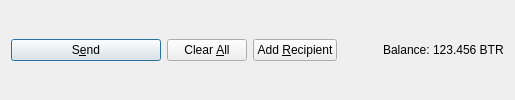
           <widget class="QFrame" name="frame_Send">
            <layout class="QHBoxLayout" name="horizontalLayout">
             <property name="topMargin">
              <number>6</number>
             </property>
             <property name="bottomMargin">
              <number>6</number>
             </property>
             <item>
              <widget class="QPushButton" name="sendButton">
               <property name="minimumSize">
                <size>
                 <width>150</width>
                 <height>0</height>
                </size>
               </property>
               <property name="toolTip">
                <string>Confirm the send action</string>
               </property>
               <property name="text">
                <string>S&amp;end</string>
               </property>
               <property name="icon">
                <iconset resource="../bittern.qrc">
                 <normaloff>:/icons/send</normaloff>:/icons/send</iconset>
               </property>
               <property name="autoDefault">
                <bool>false</bool>
               </property>
               <property name="default">
                <bool>true</bool>
               </property>
              </widget>
             </item>
             <item>
              <widget class="QPushButton" name="clearButton">
               <property name="sizePolicy">
                <sizepolicy hsizetype="Minimum" vsizetype="Fixed">
                 <horstretch>0</horstretch>
                 <verstretch>0</verstretch>
                </sizepolicy>
               </property>
               <property name="toolTip">
                <string>Clear all fields of the form.</string>
               </property>
               <property name="text">
                <string>Clear &amp;All</string>
               </property>
               <property name="icon">
                <iconset resource="../bittern.qrc">
                 <normaloff>:/icons/remove</normaloff>:/icons/remove</iconset>
               </property>
               <property name="autoDefault">
                <bool>false</bool>
               </property>
              </widget>
             </item>
             <item>
              <widget class="QPushButton" name="addButton">
               <property name="toolTip">
                <string>Send to multiple recipients at once</string>
               </property>
               <property name="text">
                <string>Add &amp;Recipient</string>
               </property>
               <property name="icon">
                <iconset resource="../bittern.qrc">
                 <normaloff>:/icons/add</normaloff>:/icons/add</iconset>
               </property>
               <property name="autoDefault">
                <bool>false</bool>
               </property>
              </widget>
             </item>
             <item>
              <spacer name="horizontalSpacer">
               <property name="orientation">
                <enum>Qt::Horizontal</enum>
               </property>
               <property name="sizeHint" stdset="0">
                <size>
                 <width>40</width>
                 <height>20</height>
                </size>
               </property>
              </spacer>
             </item>
             <item>
              <layout class="QHBoxLayout" name="horizontalLayout_2">
               <property name="spacing">
                <number>3</number>
               </property>
               <item>
                <widget class="QLabel" name="label">
                 <property name="text">
                  <string>Balance:</string>
                 </property>
                </widget>
               </item>
               <item>
                <widget class="QLabel" name="labelBalance">
                 <property name="sizePolicy">
                  <sizepolicy hsizetype="Preferred" vsizetype="Fixed">
                   <horstretch>0</horstretch>
                   <verstretch>0</verstretch>
                  </sizepolicy>
                 </property>
                 <property name="cursor">
                  <cursorShape>IBeamCursor</cursorShape>
                 </property>
                 <property name="text">
                  <string notr="true">123.456 BTR</string>
                 </property>
                 <property name="textInteractionFlags">
                  <set>Qt::LinksAccessibleByMouse|Qt::TextSelectableByKeyboard|Qt::TextSelectableByMouse</set>
                 </property>
                </widget>
               </item>
              </layout>
             </item>
            </layout>
           </widget>
